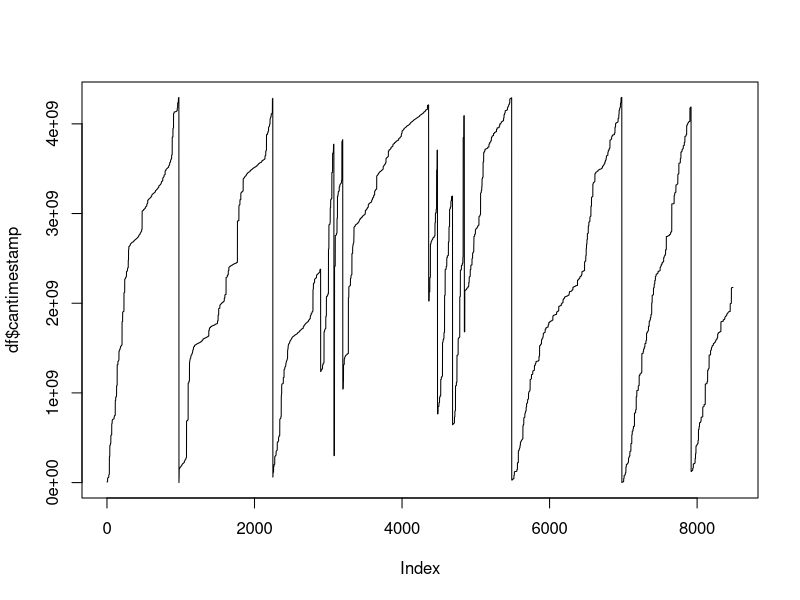

This chart was generated by the following R code:
## ---- chunk 1
library(tidyverse)
## ---- chunk 2
df <- read_csv2("raw_data/Tracking/rawdata20210610.csv")
df$data <- as.character(df$data)
## ---- chunk 3
mouse2 <- df %>% 
  filter(data==900133000459722 | data==900133000459721) %>%
  as.data.frame()
z <- mouse2$deviceid
rle(z)$values
## ---- chunk 4
as.data.frame(mouse2)
## ---- chunk 5
df
## ---- chunk 6
range(df$cantimestamp)
df$time <- df$cantimestamp - min(df$cantimestamp)
df[1:10,]

plot(df$cantimestamp, type="l")
## ---- chunk 7
df
## ---- chunk 8
library(lubridate)
x <- strptime(as.character(df$datetimestamp),'%d.%m.%Y %H:%M:%S:%OS')
time_elapsed <- x[1] %--% x[50]
time_elapsed <- as.duration(time_elapsed)
time_period <- as.period(time_elapsed)
time_period
